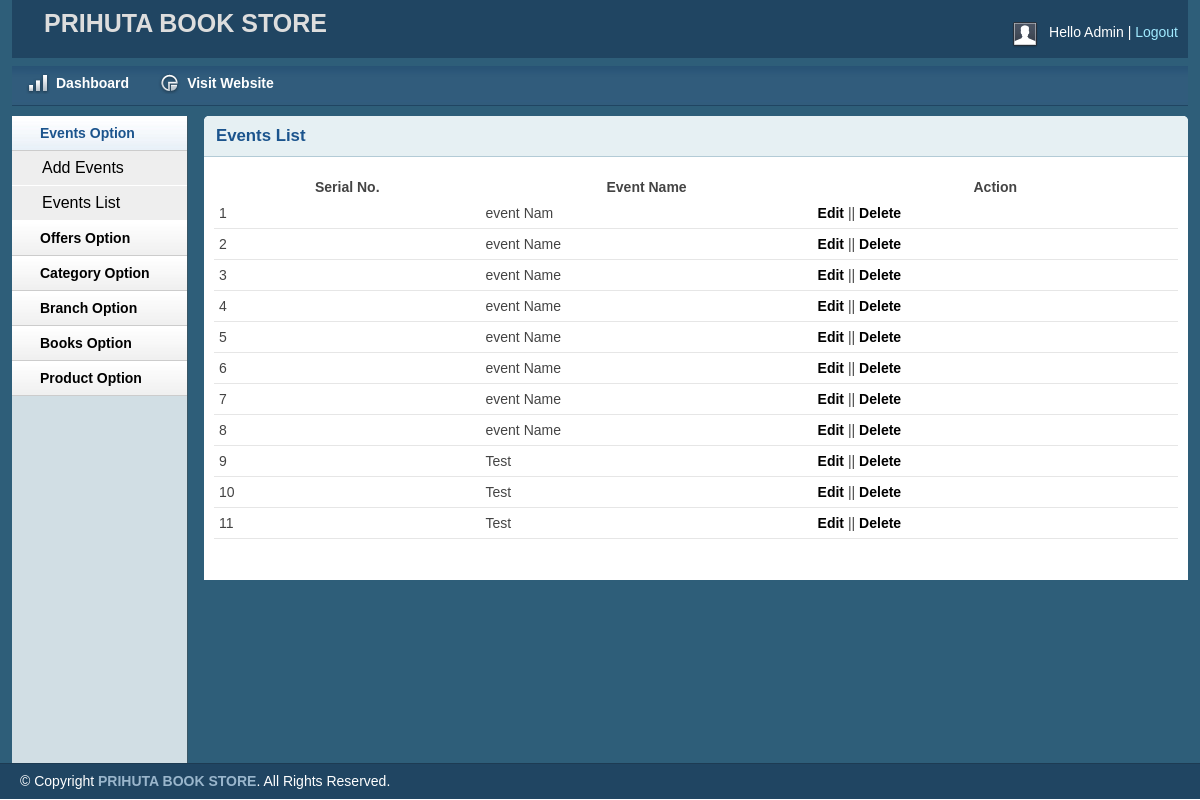
Before: /admin/eventlist.php (signed in) with the older database file.
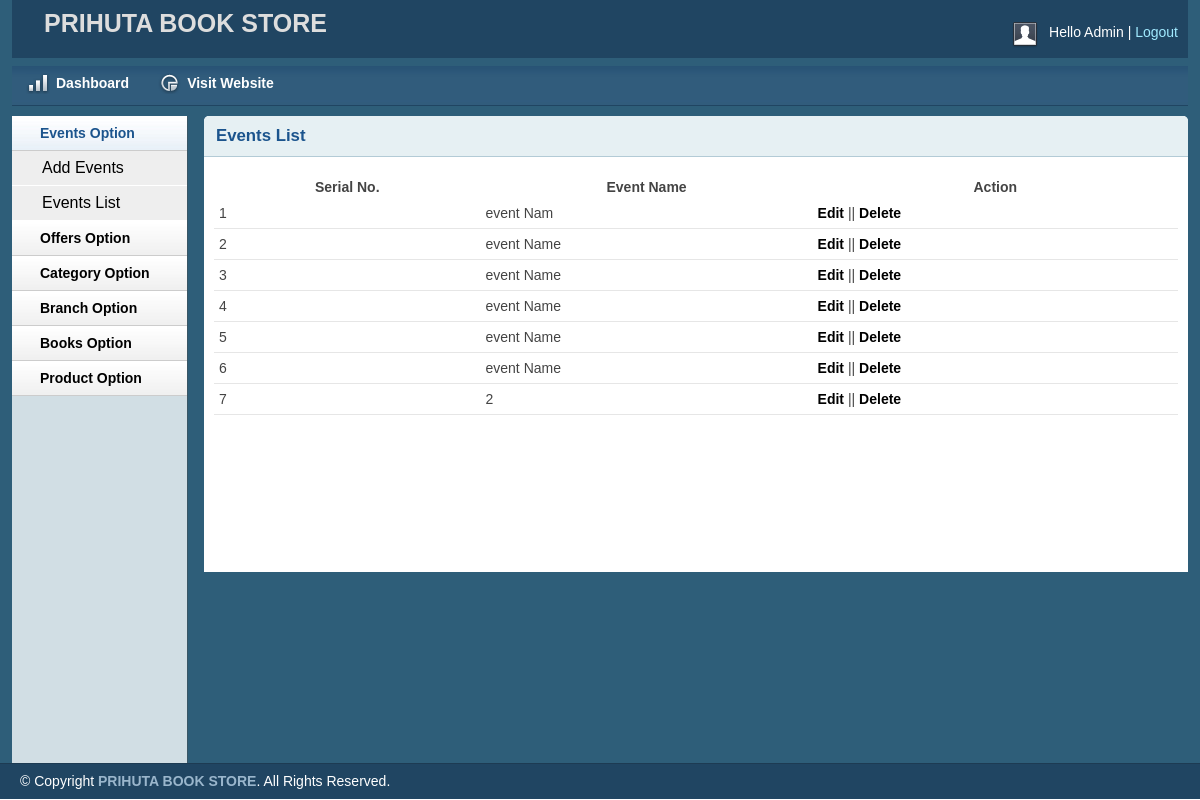
After: the same page with the newer database file.
### tables this page shows
CREATE TABLE IF NOT EXISTS `tbl_events` (
  `eventId` int(11) NOT NULL AUTO_INCREMENT,
  `eventName` varchar(200) NOT NULL,
  `eventDescription` varchar(500) NOT NULL,
  PRIMARY KEY (`eventId`)
);

### lib/Database.php (called while the page is built, shortened)
<?php
class Database{
	public $host   = DB_HOST;
	public $user   = DB_USER;
	public $pass   = DB_PASS;
	public $dbname = DB_NAME;
	public $link;
	private function connecDB()
	{
		$this->link = new mysqli($this->host, $this->user, $this->pass, $this->dbname);
	}
	public function select($query)
	{
		$result = $this->link->query($query) or die ($this->link->error.__LINE__);
		if($result->num_rows > 0){
			return $result;
		}
		else{
			return false;
		}
	}
}
?>

### admin/eventlist.php (the view, shortened to what this page needs)
<?php include 'inc/header.php';?>
<?php include 'inc/sidebar.php';?>
        <div class="grid_10">
            <div class="box round first grid">
                <h2>Events List</h2>
                <div class="block">
                    <table class="data display datatable" id="example">
					<thead>
						<tr>
							<th>Serial No.</th>
							<th>Event Name</th>
							<th>Action</th>
						</tr>
					</thead>
					<tbody>
						<?php
							$query="select * from tbl_events";
							$selectData=$db->select($query);
							if($selectData)
							{
								$i=0;
								while($result=$selectData->fetch_assoc())
								{
									$i++;
						?>
									<tr class="odd gradeX">
										<td> <?php echo $i; ?> </td>
										<td> <?php echo $result['eventName']; ?> </td>
										<td><a href="editevent.php?editid=<?php echo $result['eventId'];?>">Edit</a> || <a onclick="return confirm('Are you sure to Delete! ');" href="deleteevent.php?deleteid=<?php echo $result['eventId'];?>">Delete</a></td>
									</tr>
						<?php
								}
							}
						?>
					</tbody>
				</table>
               </div>
            </div>
        </div>
<?php include 'inc/footer.php';?>

Changed rows visible on the page:
removed tbl_events: eventName "event Name"
removed tbl_events: eventName "event Name"
removed tbl_events: eventName "Test"
removed tbl_events: eventName "Test"
changed tbl_events (number 7 of 7 on the later page): eventName "Test" → "2"
